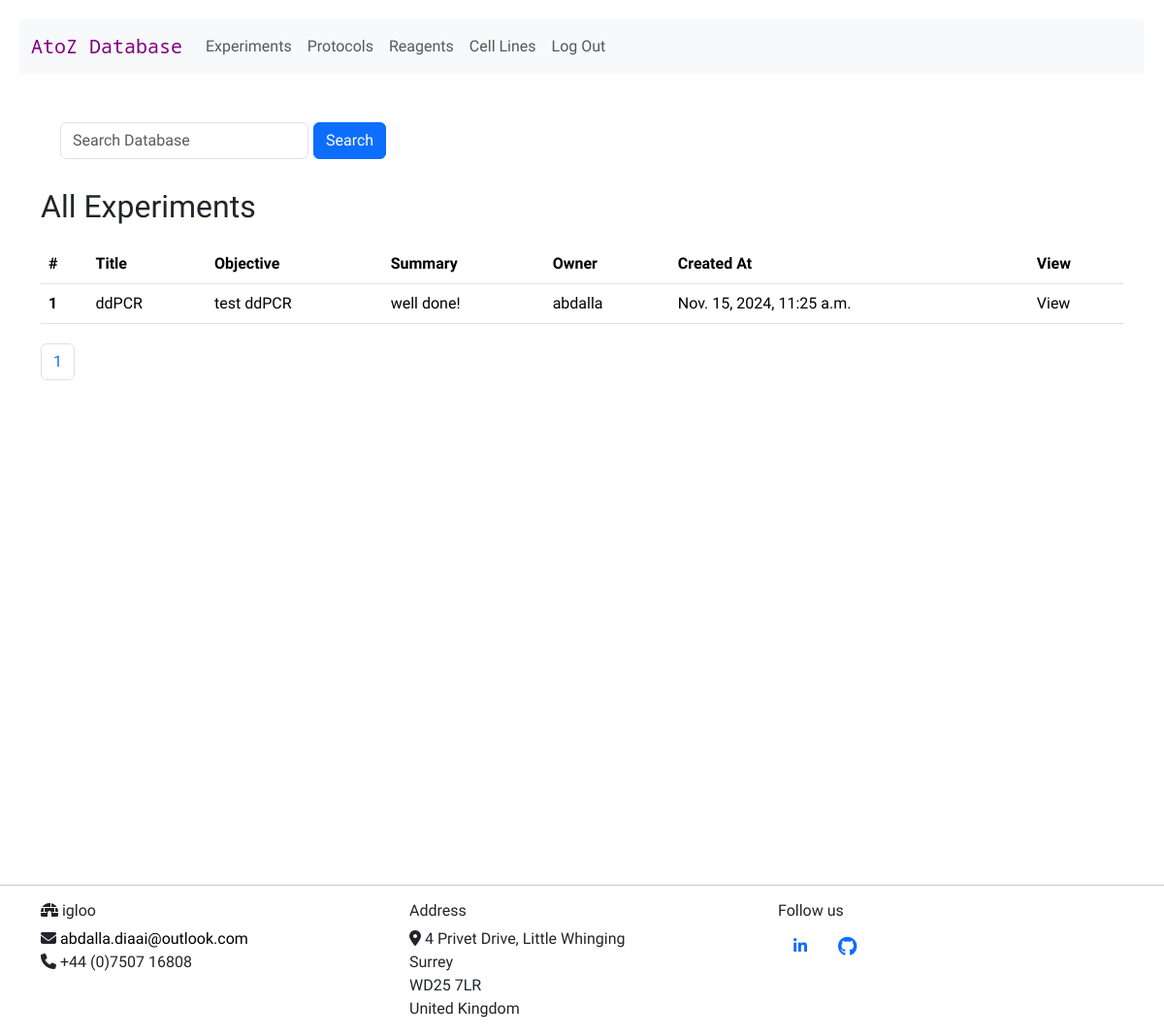
/view_experiments (signed in), run on an earlier commit of the app's database.
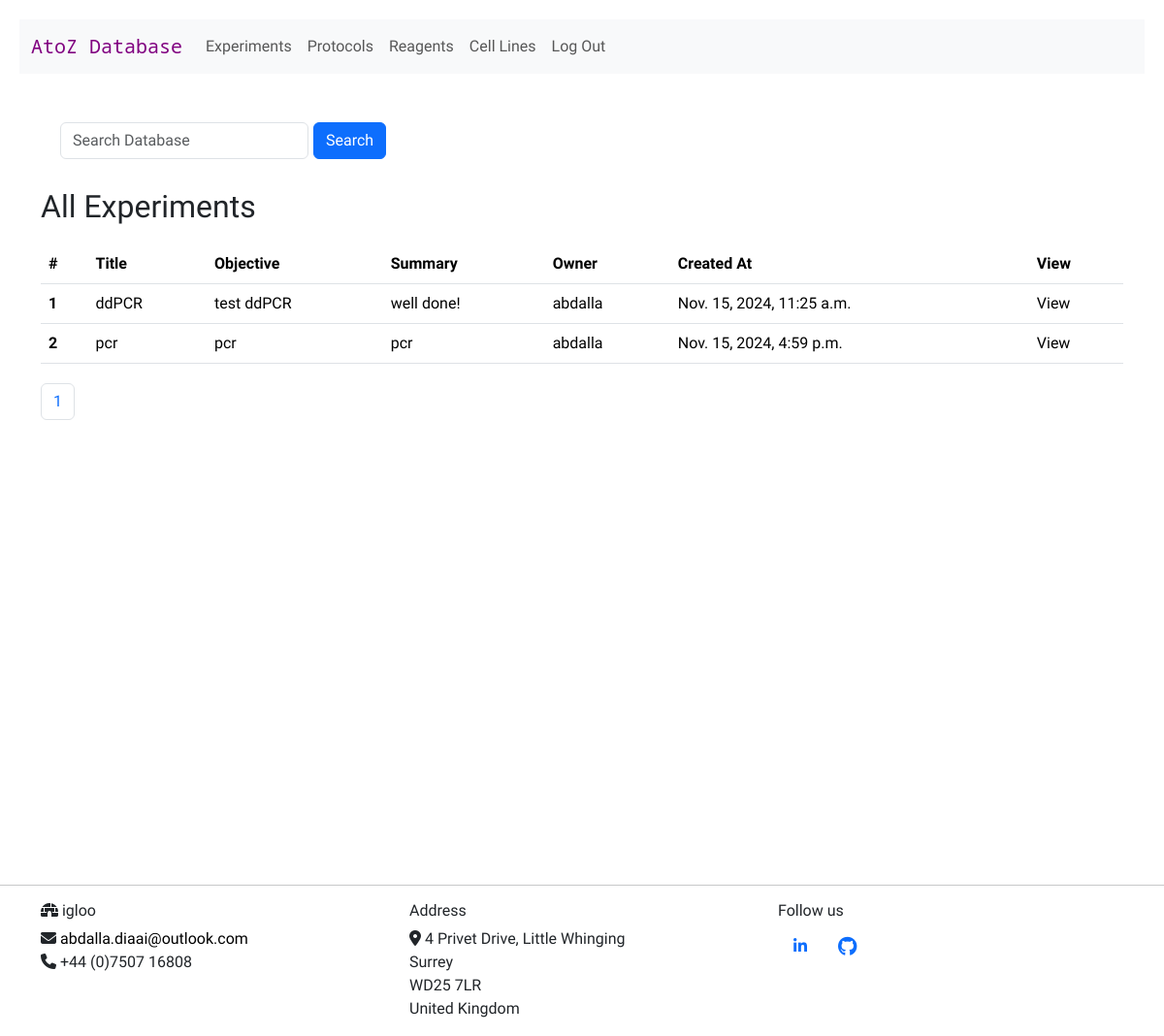
And on a later commit of the database.
### reagents/models.py (models this page shows, shortened)
class TimeStampedModel(models.Model):
    created_at = models.DateTimeField(auto_now_add=True)
    updated_at = models.DateTimeField(auto_now=True)
    class Meta:
        abstract = True

class Experiment(TimeStampedModel):
    created = TimeStampedModel.created_at
    title = models.CharField(max_length=300, blank=True, null=True)
    objective = models.TextField(blank=True, null=True)
    methods = models.TextField(blank=True, null=True)
    results = models.TextField(blank=True, null=True)
    summary = models.TextField(blank=True, null=True)
    upload = models.FileField(upload_to="docx/", blank=True)
    owner = models.ForeignKey(settings.AUTH_USER_MODEL, on_delete=models.CASCADE, null=True)

class User(AbstractUser):
    pass

### reagents/views.py (the view)
# urls.py: path("view_experiments", views.view_experiments, name="view_experiments"),
@login_required
def view_experiments(request):
    experiments = Experiment.objects.all()
    paginator = Paginator(experiments, 10)
    page_number = request.GET.get("page")
    page_obj = paginator.get_page(page_number)
    return render(
        request,
        "reagents/experiments.html",
        {"page_obj": page_obj, "paginator": paginator,
         "search_form": ReagentSearch(),
         },
    )

### reagents/forms.py
class ReagentSearch(forms.Form):
    search = forms.CharField(
        label="",
        widget=forms.TextInput(
            attrs={"placeholder": "Search Database", "class": "form-control"}
        ),
    )
    database_to_search = models.CharField(max_length=30)

### reagents/templates/reagents/experiments.html (shortened to what this page needs)
{% extends "reagents/layout.html" %}
{% load static %}
{% block body %}
<form class="d-flex" action="{% url 'reagents_search' %}" method="POST">
    <div class="form-group">
        {{ search_form }}
    </div>
    <button class="btn btn-primary" type="submit">Search</button>
</form>
<h2>All Experiments</h2>
{% if user.is_authenticated %}
<div>
    <table class="table">
        <thead>
            <tr>
                <th scope="col">#</th>
                <th scope="col">Title</th>
                <th scope="col">Objective</th>
                <th scope="col">Summary</th>
                <th scope="col">Owner</th>
                <th scope="col">Created At</th>
                <th scope="col">View</th>
            </tr>
        </thead>
        <tbody>
            {% for experiment in page_obj %}
            <tr>
                <th scope="row">{{ experiment.id }}</th>
                <td>{{ experiment.title }}</td>
                <td>{{ experiment.objective }}</td>
                <td>{{ experiment.summary }}</td>
                <td>{{ experiment.owner }}</td>
                <td> {{ experiment.created }}</td>
                <td><a id="view" href="{% url 'view_experiment' experiment.id %}">View</a></td>
            </tr>
            {% endfor %}
        </tbody>
    </table>
</div>
{% if paginator.count > 0 %}
<nav aria-label="Page navigation example">
    <ul class="pagination">
        {% for page_number in paginator.page_range %}
        {% if page.obj.number == page_number %}
        <li class="page-item active"><a class="page-link" href="">{{ page_number }}</a></li>
        {% else %}
        <li class="page-item"><a class="page-link" href="?page={{ page_number }}">{{ page_number }}</a></li>
        {% endif %}
        {% endfor %}
    </ul>
</nav>
{% endif %}
{% endif %}
{% endblock %}

What changed in the data, as far as the page shows it:
added Experiment: id "2", title "pcr", objective "pcr", summary "pcr", owner "abdalla", created "Nov. 15, 2024, 4:59 p.m."
